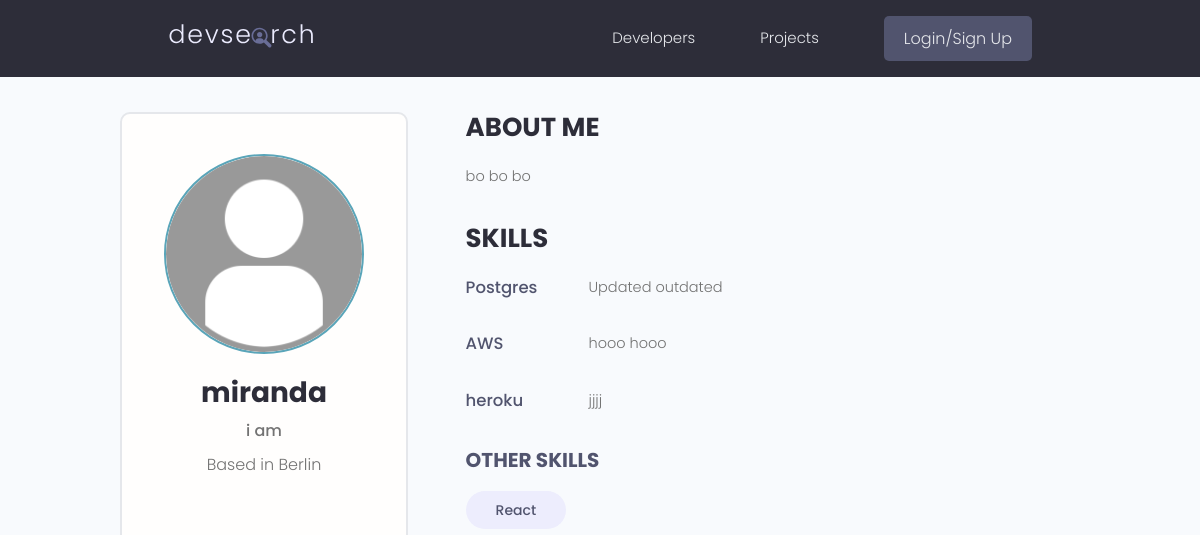
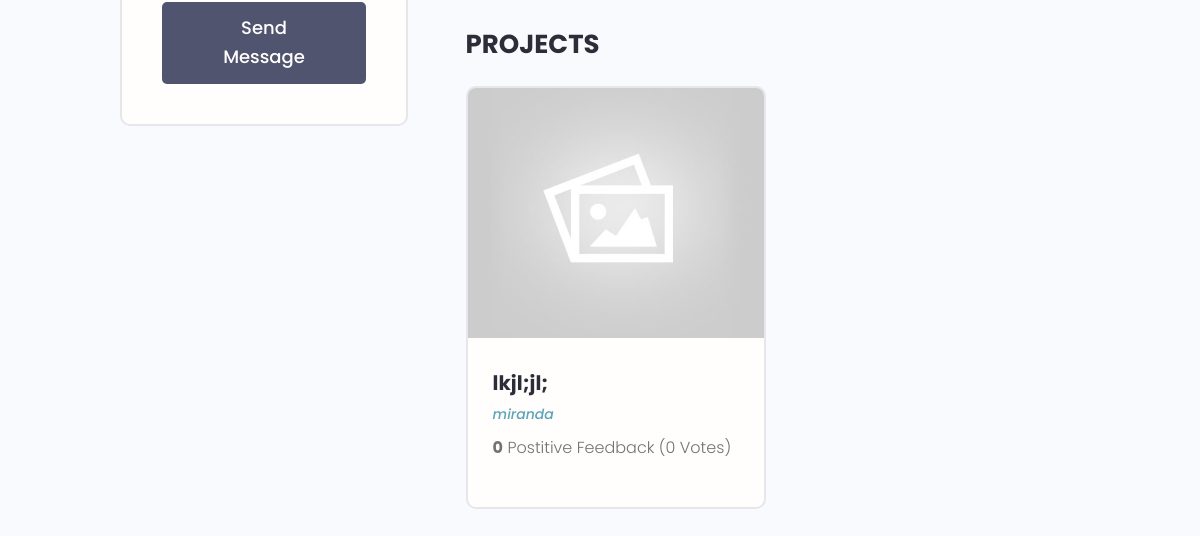
Page /profile/e71f3214bc18458d88b0654dbba858c0/ on the earlier database version (2 pictures, top to bottom).
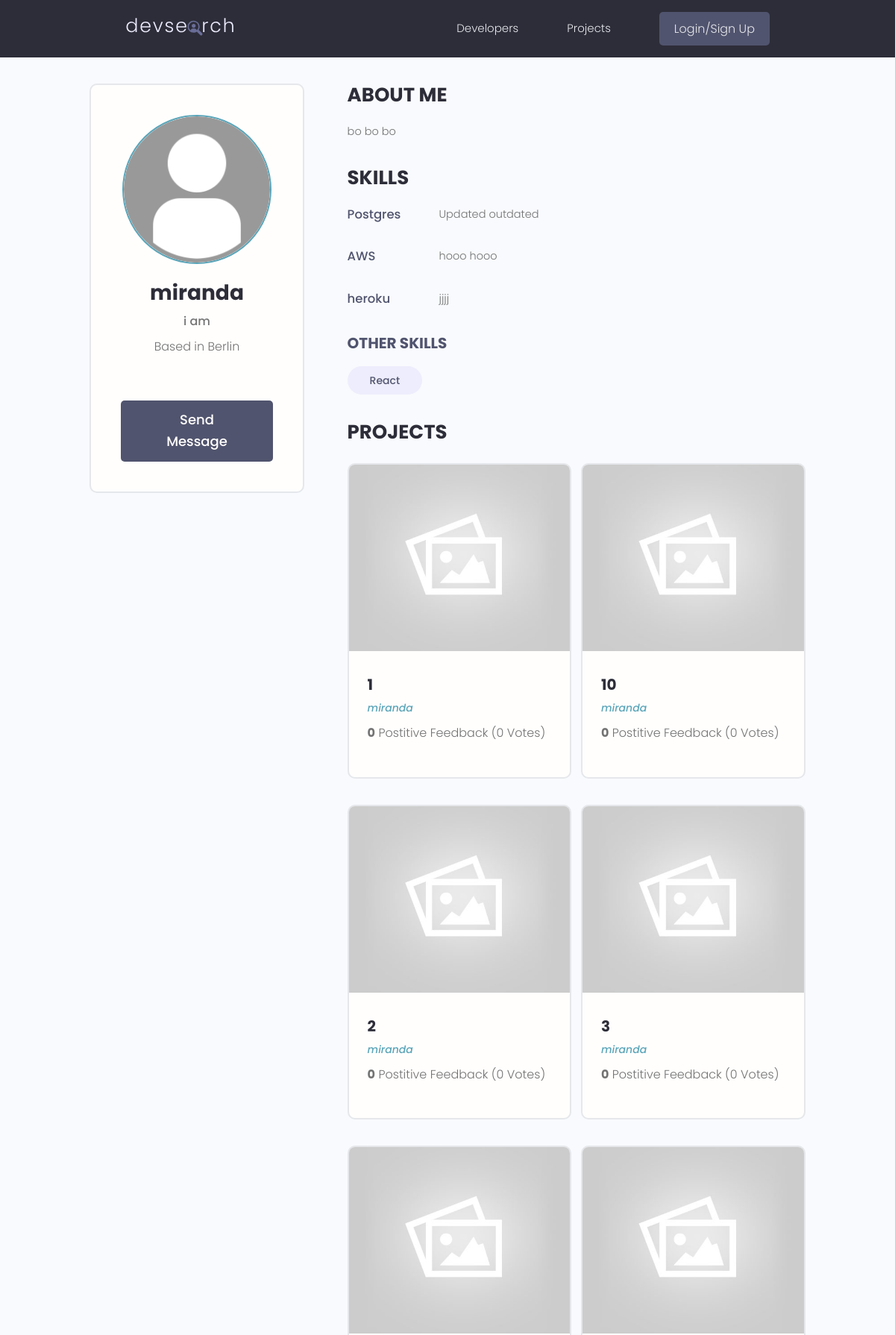
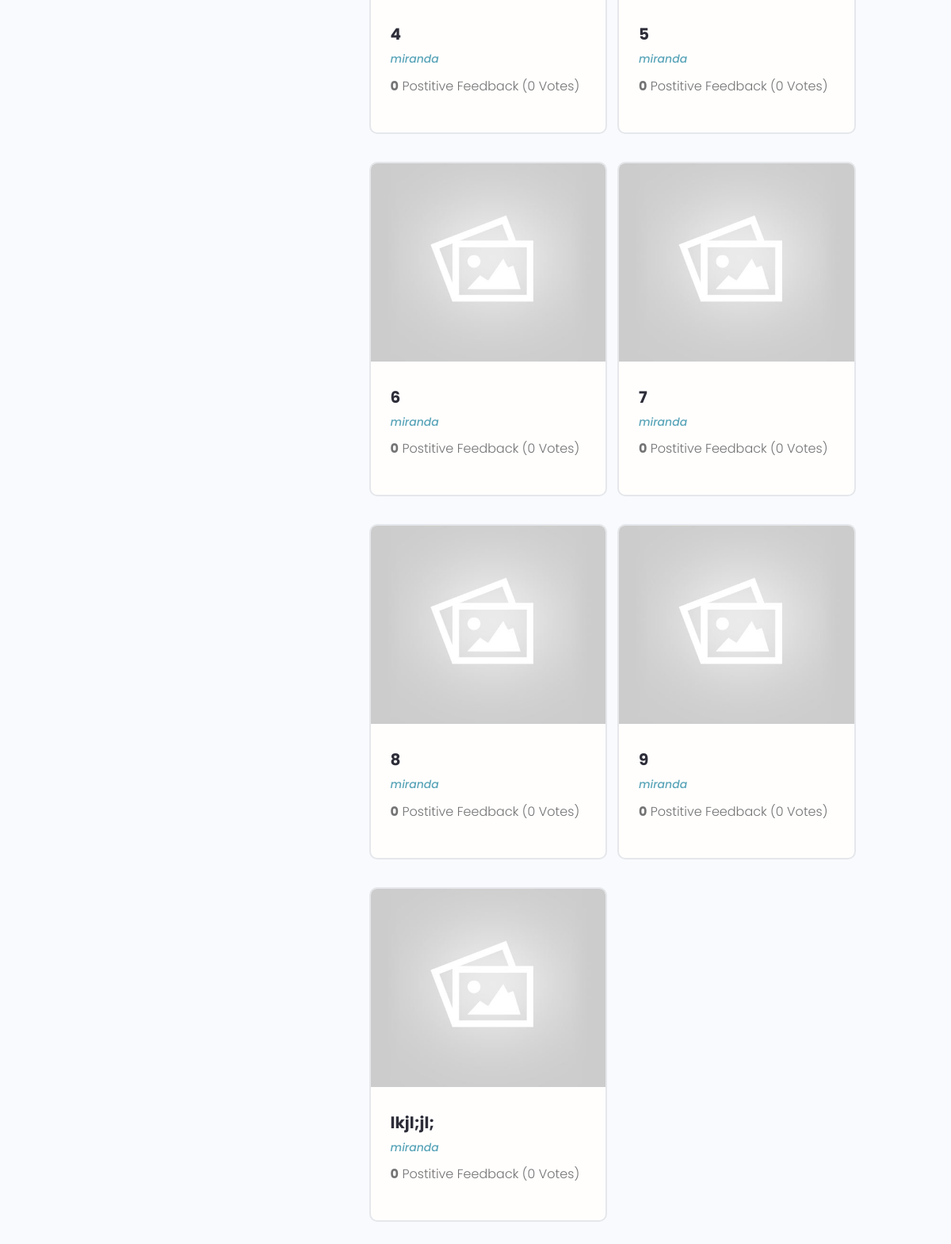
Same page on the later database version (2 pictures, top to bottom).
### users/models.py (models this page shows, shortened)
class Skill(models.Model):
    owner = models.ForeignKey(Profile, on_delete=models.CASCADE, null=True, blank=True)
    name = models.CharField(max_length=200, blank=True, null=True)
    description = models.TextField(null=True, blank=True)
    created = models.DateTimeField(auto_now_add=True)
    id = models.UUIDField(default=uuid.uuid4, unique=True, primary_key=True, editable=False)
    def __str__(self):
        return str(self.name)

class Profile(models.Model):
    user = models.OneToOneField(User, on_delete=models.CASCADE, null=True, blank=True)
    name = models.CharField(max_length=200, blank=True, null=True)
    email = models.EmailField(max_length=500, blank=True, null=True)
    username = models.CharField(max_length=200, blank=True, null=True)
    location = models.CharField(max_length=200, blank=True, null=True)
    short_info = models.CharField(max_length=200, blank=True, null=True)
    bio = models.TextField(blank=True, null=True)
    profile_image = models.ImageField(null=True, blank=True, upload_to='profiles/', default='profiles/user-default.jpg')
    social_github = models.CharField(max_length=200, blank=True, null=True)
    social_twitter = models.CharField(max_length=200, blank=True, null=True)
    social_linkedin = models.CharField(max_length=200, blank=True, null=True)
    social_youtube = models.CharField(max_length=200, blank=True, null=True)
    social_website = models.CharField(max_length=200, blank=True, null=True)
    created = models.DateTimeField(auto_now_add=True)
    id = models.UUIDField(default=uuid.uuid4, unique=True, primary_key=True, editable=False)

### projects/models.py (models this page shows, shortened)
class Project(models.Model):
    owner = models.ForeignKey(Profile, null=True, blank=True, on_delete=models.SET_NULL)
    title = models.CharField(max_length=200)
    description = models.TextField(null=True, blank=True)
    featured_image = models.ImageField(null=True, blank=True, default="default.jpg")
    demo_link = models.CharField(max_length=2000, null=True, blank=True)
    source_link = models.CharField(max_length=2000, null=True, blank=True)
    tags = models.ManyToManyField('Tag', blank=True)
    vote_total = models.IntegerField(default=0, null=True, blank=True)
    vote_ratio = models.IntegerField(default=0, null=True, blank=True)
    created = models.DateTimeField(auto_now_add=True)
    id = models.UUIDField(default=uuid.uuid4, unique=True, primary_key=True, editable=False)
    class Meta:
        ordering = ['-vote_ratio', '-vote_total', 'title']

### users/views.py (the view)
# urls.py: path('profile/<str:pk>/', views.userProfile, name="user-profile" ),
def userProfile(request, pk):
    profile = Profile.objects.get(id=pk)
    topSkills = profile.skill_set.exclude(description__exact="")
    otherSkills = profile.skill_set.filter(description="")
    context = {'profile': profile, 'topSkills': topSkills, 'otherSkills': otherSkills}
    return render(request, 'users/user-profile.html', context)

### users/templates/users/user-profile.html (shortened to what this page needs)
{% extends 'main.html' %}
{% block content %}
  <main class="profile my-md">
    <div class="container">
      <div class="layout">
        <div class="column column--1of3">
          <div class="card text-center">
            <div class="card__body dev">
              <img class="avatar avatar--xl" src="{{ profile.profile_image.url}}" />
              <h2 class="dev__name">{{profile.name}}</h2>
              <p class="dev__title">{{profile.short_info}}</p>
              <p class="dev__location">Based in {{profile.location}}</p>
              <a href="#" class="btn btn--sub btn--lg">Send Message </a>
            </div>
          </div>
        </div>
        <div class="column column--2of3">
          <div class="devInfo">
            <h3 class="devInfo__title">About Me</h3>
            <p class="devInfo__about">
              {{profile.bio}}
            </p>
          </div>
          <div class="devInfo">
            <h3 class="devInfo__title">Skills</h3>
            <div class="devInfo__skills">
                {% for skill in topSkills %}
                <div class="devSkill">
                    <h4 class="devSkill__title">{{skill.name}}</h4>
                    <p class="devSkill__info">
                    {{skill.description}}
                    </p>
                </div>
                {% endfor %}
              <h3 class="devInfo__subtitle">Other Skills</h3>
              <div class="devInfo__otherSkills">
                {% for skill in otherSkills%}
                <span class="tag tag--pill tag--sub tag--lg">
                  <small>{{skill}}</small>
                </span>
                {% endfor %}
              </div>
            </div>
          </div>
          <div class="devInfo">
            <h3 class="devInfo__title">Projects</h3>
            <div class="grid grid--two">
            {% for project in profile.project_set.all %}
              <div class="column">
                <div class="card project">
                  <a href="{% url 'project' project.id %}" class="project">
                    <img class="project__thumbnail" src="{{project.featured_image.url}}" alt="project thumbnail" />
                    <div class="card__body">
                      <h3 class="project__title">{{project.title}}</h3>
                      <p><a class="project__author" href="{% url 'user-profile' project.owner.id %}">{{project.owner.name}}</a></p>
                      <p class="project--rating">
                        <span style="font-weight: bold;">{{project.vote_ratio}}</span> Postitive
                        Feedback ({{project.vote_total}} Vote{{project.vote_total|pluralize:"s"}})
                      </p>
                    </div>
                  </a>
                </div>
              </div>
              {% endfor %}
            </div>
          </div>
        </div>
      </div>
    </div>
  </main>
{% endblock content %}

Differences in the rows shown:
added Project: featured_image (placeholder picture), title "1", owner.name "miranda", vote_ratio "0", vote_total "0"
added Project: featured_image (placeholder picture), title "10", owner.name "miranda", vote_ratio "0", vote_total "0"
added Project: featured_image (placeholder picture), title "2", owner.name "miranda", vote_ratio "0", vote_total "0"
added Project: featured_image (placeholder picture), title "3", owner.name "miranda", vote_ratio "0", vote_total "0"
added Project: featured_image (placeholder picture), title "4", owner.name "miranda", vote_ratio "0", vote_total "0"
added Project: featured_image (placeholder picture), title "5", owner.name "miranda", vote_ratio "0", vote_total "0"
added Project: featured_image (placeholder picture), title "6", owner.name "miranda", vote_ratio "0", vote_total "0"
added Project: featured_image (placeholder picture), title "7", owner.name "miranda", vote_ratio "0", vote_total "0"
added Project: featured_image (placeholder picture), title "8", owner.name "miranda", vote_ratio "0", vote_total "0"
added Project: featured_image (placeholder picture), title "9", owner.name "miranda", vote_ratio "0", vote_total "0"
